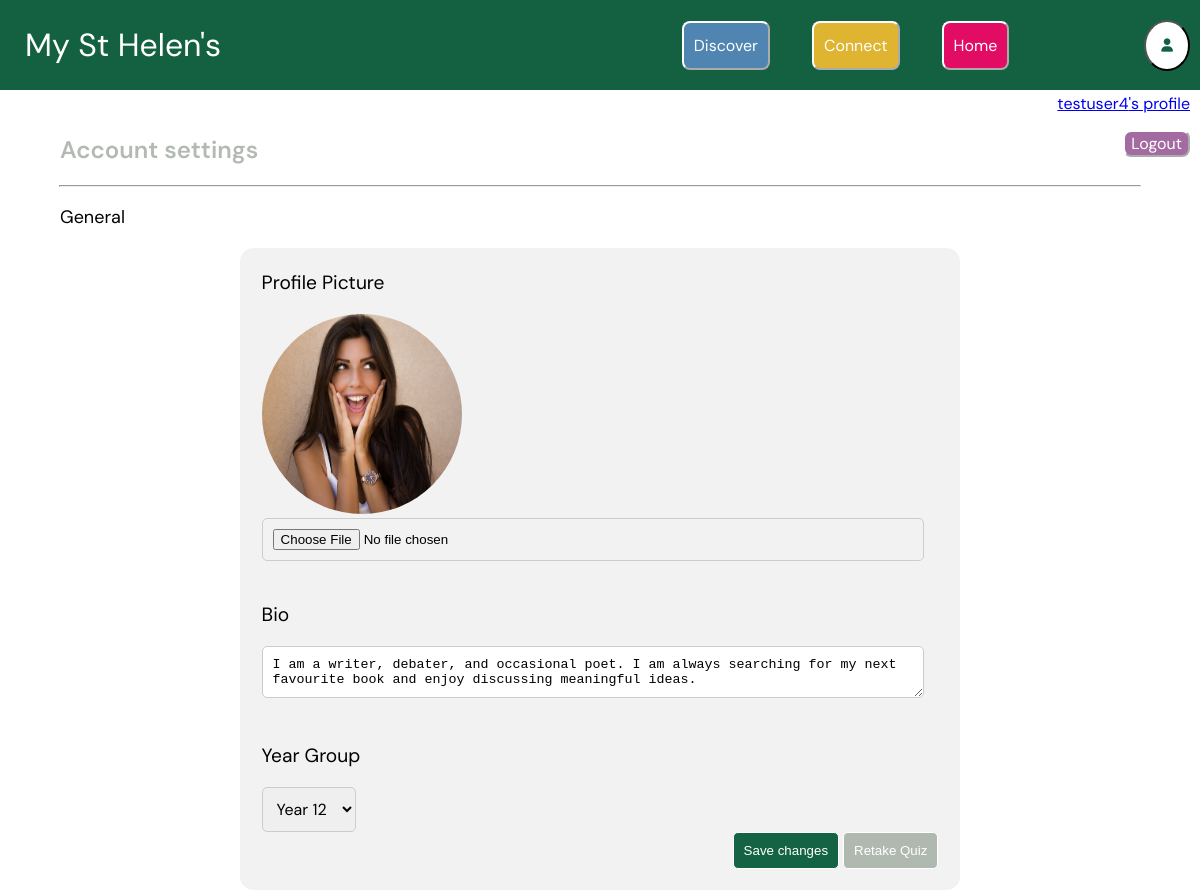
The page /settings/ (signed in) on the database its author committed.
### core/models.py (models this page shows, shortened)
class Profile(models.Model):
    user = models.ForeignKey(User, on_delete=models.CASCADE) #gets the user logged in
    bio = models.TextField(blank=True) #each profile should contain a bio
    profileimg = models.ImageField(upload_to='profile_images', default='blank_profile_image.png') #default profile image is blank
    YEAR_GROUP_CHOICES = [
        ('7', 'Year 7'),
        ('8', 'Year 8'),
        ('9', 'Year 9'),
        ('10', 'Year 10'),
        ('11', 'Year 11'),
        ('12', 'Year 12'),
        ('13', 'Year 13'),
    ] #tuple to give a drop down list of year group choices, as per Django's language
    year_group = models.CharField(max_length=7, choices=YEAR_GROUP_CHOICES, blank=True, null=True)

### core/views.py (the view, shortened to what this page needs)
# urls.py: path("settings/", views.settings, name="settings"),
@login_required(login_url="login") #only accessible if you're logged in
def settings(request):
    try:
        user_profile = Profile.objects.get(user=request.user) #if the user already has a profile, retrieve this
    except Profile.DoesNotExist:
        user_profile = Profile.objects.create(user=request.user) #if they don't have a profile, create one
    return render(request, "settings.html", {"user_profile": user_profile, "YEAR_GROUP_CHOICES": Profile.YEAR_GROUP_CHOICES}) #passing user profile to the frontend

### templates/settings.html (shortened to what this page needs)
{% extends "base.html" %}
{% load static %}
{% block style %}
<link rel="stylesheet" href="{% static 'core/post_style.css' %}">
<link rel="stylesheet" href="{% static 'core/nav.css' %}">
<link rel="stylesheet" href="{% static 'core/settings.css' %}">
{% endblock %}
{% block content %}
<div class="topnav">
    <h1>My St Helen's</h1>
    <div class="button-container">
        <button class="button discoverbutton" onclick="window.location.href='/discover'">Discover</button>
        <button class="button connectbutton" onclick="window.location.href='/connect'">Connect</button>
        <button class="button homebutton" onclick="window.location.href='/'">Home</button>
        <button class="profileicon" onclick="window.location.href='/settings'"><i class ="fa-solid fa-user"></i></button>
    </div>
</div>
<div class ="topnav2">
    <p><a href="{% url 'profile' user.username %}"> {{user.username}}'s profile </a></p>
    <button class="button logoutbutton" onclick="window.location.href='/logout'">Logout</button>
</div>
<h2> Account settings </h2>
<hr>
<p>General</p>
<form class="settingsform" method="POST" enctype="multipart/form-data">
   <div class="form_control">
    <p>Profile Picture</p>
    <img src="{{ user_profile.profileimg.url }}" alt="Profile Image">
    <input type="file" name="image">
   </div>
   <div class="form_control">
    <p>Bio</p>
    <textarea name="bio" id="bio" placeholder="Enter your bio">{{user_profile.bio}}</textarea>
   </div>
   <div class="form_control">
    <p>Year Group</p>
    <select name="year_group" id="year_group">
        {% for value, label in user_profile.YEAR_GROUP_CHOICES %}
            <option value="{{ value }}" {% if user_profile.year_group == value %}selected{% endif %}>
                {{ label }}
            </option>
        {% endfor %}
    </select>
   </div>
   <div class="btn-container">
    <button class="submitbutton" type="submit">Save changes</button>
    <button class = "retakebutton" type="button" onclick="window.location.href='/quiz'">Retake Quiz</button>
</div>
</form>
{% endblock %}

### static/core/style.css (style rules this page uses)
h1 { color:#146344; font-family: 'DM Sans', sans-serif; text-align: center; font-weight: 600; font-size: xx-large; }
h2 { color:#acb5aced; font-family: 'DM Sans', sans-serif; text-align: center; font-weight: 600; font-size: x-large; }
.btn-container { text-align: center; }
p { font-family: 'DM Sans', 'Helvetica', sans-serif; text-align: center; }

### static/core/nav.css (style rules this page uses)
html, body { margin: 0; padding: 0; width: 100%; overflow-x: hidden; }
.topnav { display: flex; align-items: center; justify-content: space-between; background-color: #146142; width: 100%; position: fixed; top: 0; left: 0; right: 0; height: 90px; padding: 0 20px; z-index: 1000; }
.topnav .button-container { display: flex; gap: 10px; }
.topnav .profileicon { background-color: white; border-radius: 60%; color:#146142; padding: 15px; margin-right: 30px; margin-top: 11px; margin-bottom: 11px; }
.topnav .connectbutton { background-color:#deb431; border-color: white; border-radius: 8px; color: white; text-align: center; padding: 12px 10px; margin-right: 16px; margin-left: 16px; margin-top: 12px; margin-bottom: 12px; text-decoration: none; font-size: 16px; font-family: 'DM Sans', sans-serif; }
.topnav .discoverbutton { background-color:#4f85b0; border-color: white; border-radius: 8px; color: white; text-align: center; padding: 12px 10px ; margin-right: 16px; margin-left: 16px; margin-top: 12px; margin-bottom: 12px; text-decoration: none; font-size: 16px; font-family: 'DM Sans', sans-serif; }
.topnav .homebutton { float: right; background-color:#e30c64; border-color: white; border-radius: 8px; color: white; text-align: center; padding: 12px 10px; margin-right: 125px; margin-left: 16px; margin-top: 12px; margin-bottom: 12px; text-decoration: none; font-size: 16px; font-family: 'DM Sans', sans-serif; }
.topnav h1 { font-family: 'DM Sans', sans-serif; font-weight:400; float: left; margin-left: 5px; color: white }
.topnav2 p { font-family: 'DM Sans', sans-serif; color: black; text-align: right; font-size: 16px; margin-right: 10px; padding-top: 75px; padding-bottom: 0%; }
.topnav2 .logoutbutton { background-color:#a46ba3; border-color: white; border-radius: 8px; color: white; text-align: center; float: right; margin-right: 10px; text-decoration: none; font-size: 16px; font-family: 'DM Sans', sans-serif; }

### static/core/settings.css (style rules this page uses)
.settingsform { background-color:#f2f2f2; width: 60%; border-radius: 2%; margin-inline: auto; }
p { font-family: 'DM Sans', 'Helvetica', sans-serif; text-align: left; margin-left: 5%; font-size: large; }
hr { width: 90%; }
h2 { color:#acb5aced; font-family: 'DM Sans', sans-serif; font-size: x-large; text-align: left; font-weight: 600; margin-left: 5%; }
.form_control { flex-direction: column; }
.form_control p { font-size: larger; margin-left: 3%; padding-top: 3%; }
.form_control img { width: 200px; height:200px; border-radius: 100px; margin-left: 3%; }
.form_control input[type="file"], .form_control textarea[name="bio"] { width: 89%; margin-left: 3%; margin-right: 3%; padding: 10px; border-radius: 5px; border: 1px solid #ccc; }
.form_control select { margin-left: 3%; font-size: medium; font-family: 'DM Sans', Helvetica, sans-serif; padding: 10px; border-radius: 5px; border: 1px solid #ccc; }
.btn-container { text-align: right; padding-bottom: 3%; margin-right: 3%; }
.btn-container .submitbutton, .btn-container .retakebutton { padding: 10px; border-radius: 5px; border: 1px solid white; color: white; }
.btn-container .submitbutton { background-color:#146344; }
.btn-container .retakebutton { background-color:#acb5aced; }

### rows shown on the page
Profile: profileimg (picture), bio "I am a writer, debater, and occasional poet. I am always searching for my next favourite book and enjoy discussing meaningful ideas.", year_group "Year 12"

### other values the page prints
{{ user.username }} "testuser4"
